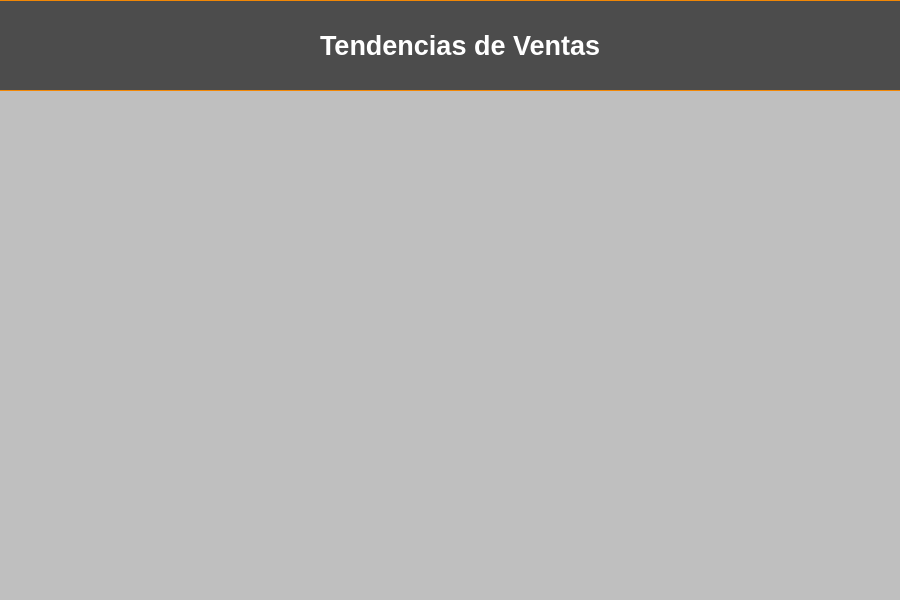
<?xml version="1.0" encoding="UTF-8"?>
<ui version="4.0">
 <class>contenedorPrincipal</class>
 <widget class="QWidget" name="contenedorPrincipal">
  <property name="geometry">
   <rect>
    <x>0</x>
    <y>0</y>
    <width>900</width>
    <height>600</height>
   </rect>
  </property>
  <property name="windowTitle">
   <string>Form</string>
  </property>
  <property name="styleSheet">
   <string notr="true">#contenedorPrincipal {
    background-color: #BFBFBF; /* Gris claro */
}</string>
  </property>
  <widget class="QLabel" name="label_7">
   <property name="geometry">
    <rect>
     <x>320</x>
     <y>30</y>
     <width>301</width>
     <height>31</height>
    </rect>
   </property>
   <property name="font">
    <font>
     <family>Tahoma</family>
     <pointsize>20</pointsize>
     <bold>true</bold>
    </font>
   </property>
   <property name="styleSheet">
    <string notr="true">color: rgb(255, 255, 255);</string>
   </property>
   <property name="text">
    <string>Tendencias de Ventas</string>
   </property>
  </widget>
  <widget class="QLabel" name="label_2">
   <property name="geometry">
    <rect>
     <x>0</x>
     <y>0</y>
     <width>101</width>
     <height>81</height>
    </rect>
   </property>
   <property name="text">
    <string/>
   </property>
   <property name="pixmap">
    <pixmap>../../../../../../Users/Mireved/Downloads/logo-marron-removebg-preview.png</pixmap>
   </property>
   <property name="scaledContents">
    <bool>true</bool>
   </property>
  </widget>
  <widget class="QWidget" name="fondo_header" native="true">
   <property name="geometry">
    <rect>
     <x>-5</x>
     <y>0</y>
     <width>911</width>
     <height>91</height>
    </rect>
   </property>
   <property name="styleSheet">
    <string notr="true">QWidget {    
    background-color: rgba(44, 44, 44, 200); /* Gris oscuro con opacidad */

    padding: 20px; /* Espaciado interno */
    border: 1px solid #F28705; /* Borde sutil naranja */
    box-shadow: 3px 3px 15px rgba(0, 0, 0, 100); /* Sombra para efecto flotante */
}
</string>
   </property>
  </widget>
  <widget class="QLabel" name="label">
   <property name="geometry">
    <rect>
     <x>0</x>
     <y>0</y>
     <width>901</width>
     <height>91</height>
    </rect>
   </property>
   <property name="text">
    <string/>
   </property>
   <property name="pixmap">
    <pixmap>../../../../../../Users/Mireved/Downloads/Cafeteria/cafe-luces - header.png</pixmap>
   </property>
   <property name="scaledContents">
    <bool>true</bool>
   </property>
  </widget>
  <zorder>label</zorder>
  <zorder>fondo_header</zorder>
  <zorder>label_7</zorder>
  <zorder>label_2</zorder>
 </widget>
 <resources/>
 <connections/>
</ui>
